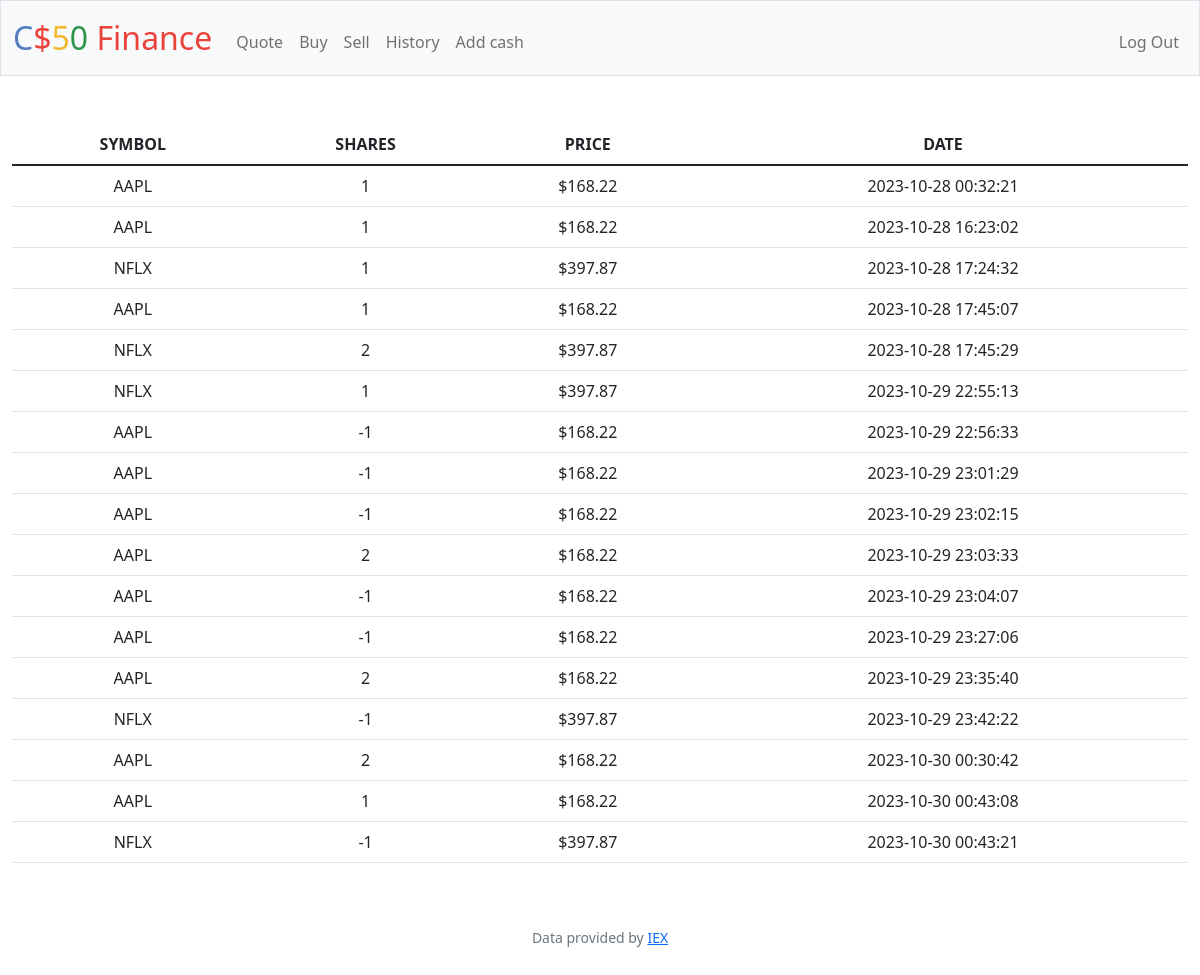
Screenshot of /history (signed in) with the database file from the repository.
### tables this page shows
CREATE TABLE 'transactions' ('id' INTEGER PRIMARY KEY AUTOINCREMENT NOT NULL, 'user_id' INTEGER, 'symbol' TEXT, 'shares' INTEGER, 'price' REAL, 'date' DATETIME);

### app.py (the view)
@app.route("/history")
@login_required
def history():
    user_id = session["user_id"]
    transactions_db = db.execute("SELECT * FROM transactions WHERE user_id = ?", user_id)
    return render_template("history.html", transactions = transactions_db,usd_format=usd)

### app.py (called while the page is built)
@app.after_request
def after_request(response):
    response.headers["Cache-Control"] = "no-cache, no-store, must-revalidate"
    response.headers["Expires"] = 0
    response.headers["Pragma"] = "no-cache"
    return response

### helpers.py (called while the page is built)
def login_required(f):
    @wraps(f)
    def decorated_function(*args, **kwargs):
        if session.get("user_id") is None:
            return redirect("/login")
        return f(*args, **kwargs)
    return decorated_function

def usd(value):
    return f"${value:,.2f}"

### templates/history.html (shortened to what this page needs)
{% extends "layout.html" %}
{% block main %}
<table class="table">
    <thead>
      <tr>
        <th scope="col">SYMBOL</th>
        <th scope="col">SHARES</th>
        <th scope="col">PRICE</th>
        <th scope="col">DATE</th>
      </tr>
    </thead>
    <tbody class="table-group-divider">
      {% for row in transactions%}
      <tr>
        <td>{{row["symbol"]}}</td>
        <td>{{row["shares"]}}</td>
        <td>{{usd_format(row["price"]) }}</td>
        <td>{{row["date"] }}</td>
      </tr>
      {% endfor %}
    </tbody>
</table>
{% endblock %}

### templates/layout.html (shortened to what this page needs)
<!DOCTYPE html>
<html lang="en">
    <head>
        <link href="https://cdn.jsdelivr.net/npm/bootstrap@5.1.3/dist/css/bootstrap.min.css" rel="stylesheet">
        <link href="/static/styles.css" rel="stylesheet">
    </head>
    <body>
        <nav class="bg-light border navbar navbar-expand-md navbar-light">
            <div class="container-fluid">
                <a class="navbar-brand" href="/"><span class="blue">C</span><span class="red">$</span><span class="yellow">5</span><span class="green">0</span> <span class="red">Finance</span></a>
                <div class="collapse navbar-collapse" id="navbar">
                    {% if session["user_id"] %}
                        <ul class="navbar-nav me-auto mt-2">
                            <li class="nav-item"><a class="nav-link" href="/quote">Quote</a></li>
                            <li class="nav-item"><a class="nav-link" href="/buy">Buy</a></li>
                            <li class="nav-item"><a class="nav-link" href="/sell">Sell</a></li>
                            <li class="nav-item"><a class="nav-link" href="/history">History</a></li>
                            <li class="nav-item"><a class="nav-link" href="/add">Add cash</a></li>
                        </ul>
                        <ul class="navbar-nav ms-auto mt-2">
                            <li class="nav-item"><a class="nav-link" href="/logout">Log Out</a></li>
                        </ul>
                    {% else %}
                        <ul class="navbar-nav ms-auto mt-2">
                            <li class="nav-item"><a class="nav-link" href="/register">Register</a></li>
                            <li class="nav-item"><a class="nav-link" href="/login">Log In</a></li>
                        </ul>
                    {% endif %}
                </div>
            </div>
        </nav>
        <main class="container-fluid py-5 text-center">
            {% block main %}{% endblock %}
        </main>
        <footer class="mb-5 small text-center text-muted">
            Data provided by <a href="https://iexcloud.io/">IEX</a>
        </footer>
    </body>
</html>

### static/styles.css (style rules this page uses)
nav .navbar-brand { font-size: xx-large; }
nav .navbar-brand .blue { color: #537fbe; }
nav .navbar-brand .red { color: #ea433b; }
nav .navbar-brand .yellow { color: #f5b82e; }
nav .navbar-brand .green { color: #2e944b; }

### rows the page displays
transactions: symbol "AAPL", shares "1", price "$168.22", date "2023-10-28 00:32:21"
transactions: symbol "AAPL", shares "1", price "$168.22", date "2023-10-28 16:23:02"
transactions: symbol "NFLX", shares "1", price "$397.87", date "2023-10-28 17:24:32"
transactions: symbol "AAPL", shares "1", price "$168.22", date "2023-10-28 17:45:07"
transactions: symbol "NFLX", shares "2", price "$397.87", date "2023-10-28 17:45:29"
transactions: symbol "NFLX", shares "1", price "$397.87", date "2023-10-29 22:55:13"
transactions: symbol "AAPL", shares "-1", price "$168.22", date "2023-10-29 22:56:33"
transactions: symbol "AAPL", shares "-1", price "$168.22", date "2023-10-29 23:01:29"
transactions: symbol "AAPL", shares "-1", price "$168.22", date "2023-10-29 23:02:15"
transactions: symbol "AAPL", shares "2", price "$168.22", date "2023-10-29 23:03:33"
transactions: symbol "AAPL", shares "-1", price "$168.22", date "2023-10-29 23:04:07"
transactions: symbol "AAPL", shares "-1", price "$168.22", date "2023-10-29 23:27:06"
transactions: symbol "AAPL", shares "2", price "$168.22", date "2023-10-29 23:35:40"
transactions: symbol "NFLX", shares "-1", price "$397.87", date "2023-10-29 23:42:22"
transactions: symbol "AAPL", shares "2", price "$168.22", date "2023-10-30 00:30:42"
transactions: symbol "AAPL", shares "1", price "$168.22", date "2023-10-30 00:43:08"
transactions: symbol "NFLX", shares "-1", price "$397.87", date "2023-10-30 00:43:21"
